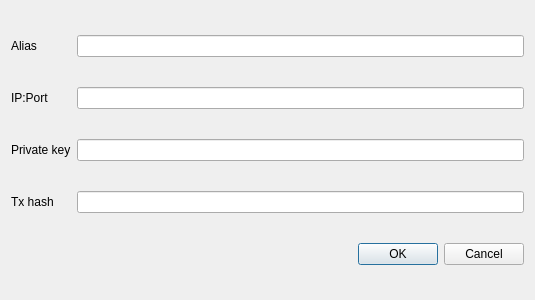
<?xml version="1.0" encoding="UTF-8"?>
<ui version="4.0">
 <class>EditMasterNodeDialog</class>
 <widget class="QDialog" name="EditMasterNodeDialog">
  <property name="geometry">
   <rect>
    <x>0</x>
    <y>0</y>
    <width>535</width>
    <height>300</height>
   </rect>
  </property>
  <property name="windowTitle">
   <string>Dialog</string>
  </property>
  <layout class="QGridLayout" name="gridLayout">
   <item row="2" column="1">
    <widget class="QLineEdit" name="editMNDialogAddressEdit"/>
   </item>
   <item row="1" column="0">
    <widget class="QLabel" name="editMNDialogAliasLabel">
     <property name="text">
      <string>Alias</string>
     </property>
    </widget>
   </item>
   <item row="3" column="1">
    <widget class="QLineEdit" name="editMNDialogPrivateKeyEdit"/>
   </item>
   <item row="3" column="0">
    <widget class="QLabel" name="editMNDialogPrivateKeyLabel">
     <property name="text">
      <string>Private key</string>
     </property>
    </widget>
   </item>
   <item row="5" column="1">
    <widget class="QDialogButtonBox" name="buttonBox">
     <property name="styleSheet">
      <string notr="true"/>
     </property>
     <property name="orientation">
      <enum>Qt::Horizontal</enum>
     </property>
     <property name="standardButtons">
      <set>QDialogButtonBox::Cancel|QDialogButtonBox::Ok</set>
     </property>
    </widget>
   </item>
   <item row="2" column="0">
    <widget class="QLabel" name="editMNDialogAddressLabel">
     <property name="text">
      <string>IP:Port</string>
     </property>
    </widget>
   </item>
   <item row="1" column="1">
    <widget class="QLineEdit" name="editMNDialogAliasEdit"/>
   </item>
   <item row="4" column="0">
    <widget class="QLabel" name="editMNDialogTxLabel">
     <property name="text">
      <string>Tx hash</string>
     </property>
    </widget>
   </item>
   <item row="4" column="1">
    <widget class="QLineEdit" name="editMNDialogTxEdit"/>
   </item>
  </layout>
 </widget>
 <resources/>
 <connections>
  <connection>
   <sender>buttonBox</sender>
   <signal>accepted()</signal>
   <receiver>EditMasterNodeDialog</receiver>
   <slot>accept()</slot>
   <hints>
    <hint type="sourcelabel">
     <x>248</x>
     <y>254</y>
    </hint>
    <hint type="destinationlabel">
     <x>157</x>
     <y>274</y>
    </hint>
   </hints>
  </connection>
  <connection>
   <sender>buttonBox</sender>
   <signal>rejected()</signal>
   <receiver>EditMasterNodeDialog</receiver>
   <slot>reject()</slot>
   <hints>
    <hint type="sourcelabel">
     <x>316</x>
     <y>260</y>
    </hint>
    <hint type="destinationlabel">
     <x>286</x>
     <y>274</y>
    </hint>
   </hints>
  </connection>
 </connections>
</ui>
